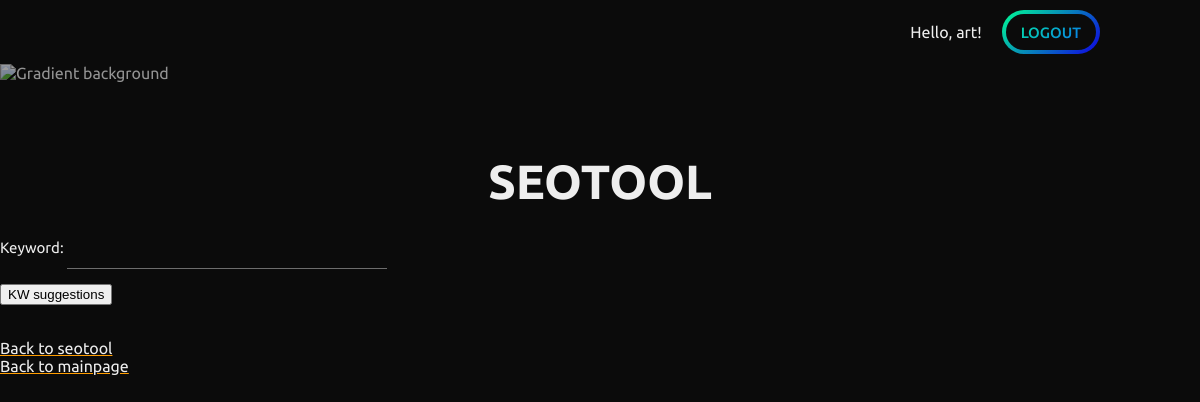
The page /seotool/keyword-suggestions/ (signed in) on the database as committed earlier.
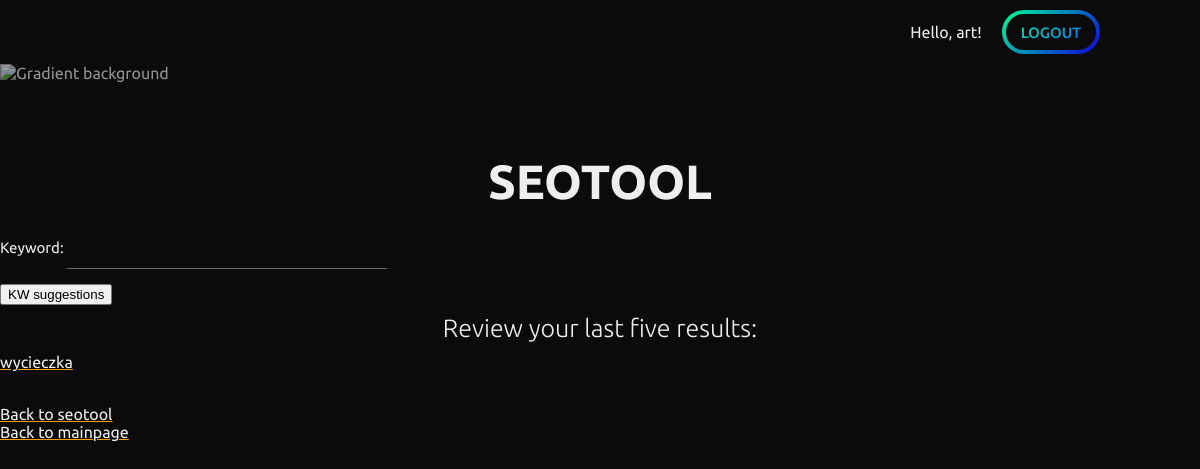
The same page on the database as committed later.
### seotool/models.py (models this page shows, shortened)
class Keywords_suggestion(models.Model):
    author = models.ForeignKey(User, on_delete=models.CASCADE, default=None)
    base_keyword = models.CharField(max_length=150)
    keywords_suggested = models.CharField(max_length=10000)
    publication_date = models.DateField()

### seotool/views.py (the view, shortened to what this page needs)
# urls.py: path("keyword-suggestions/", views.keyword_suggestions, name="keyword_suggestions"),
@login_required
def keyword_suggestions(request):
    headers = {
        "X-RapidAPI-Key": x_rapidAPI_key,
        "X-RapidAPI-Host": x_rapidAPI_host,
    }
    history_kw_suggestions = Keywords_suggestion.objects.filter(author=request.user)
    history_kw_suggestions = history_kw_suggestions.order_by("-pk")[:5]
    base_keywords = [
        history_kw_suggestion.base_keyword
        for history_kw_suggestion in history_kw_suggestions
    ]
    context = {"base_keywords": history_kw_suggestions, "KeywordForm": KeywordForm}
    return render(
        request,
        "seotool/keyword_suggest.html",
        context,
    )

### seotool/templates/seotool/keyword_suggest.html (shortened to what this page needs)
{% extends 'base_layout.html' %}
{% block content %}
<h1>SEOTOOL</h1>
<form method="post">
  {% csrf_token %} {{ KeywordForm.as_p }}
  <button type="submit" name="kw_suggestions">KW suggestions</button>
</form>
{% if base_keywords %}
<h3>Review your last five results:</h3>
{% for base_keyword in base_keywords %}
<a href="{% url 'keyword_suggestions_history' pk=base_keyword.pk %}">{{base_keyword.base_keyword}}</a>&nbsp;
{% endfor %}
{% endif %}
<br />
<a href="{% url 'seotool' %}">Back to seotool</a><br />
<a href="{% url 'mainpage' %}">Back to mainpage</a>
{% endblock %}

Rows that differ between the two databases and show on the page:
added Keywords_suggestion: base_keyword "wycieczka"
Other text that changed with them:
text now shown: "Review your last five results:"
